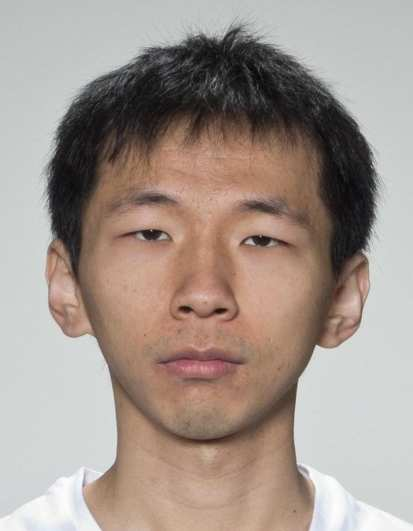
#> input picture bonafide/BONAFIDEA/005_n_m_c.jpg, 413 x 531 px, found by its file name; its folder holds only this picture in this run
$ jupyter execute --allow-errors face_bovw.ipynb   (shell and % lines are left out)
#> lines starting #> are read from the running program, lines starting #| are printed output that depends on the picture
[cell 1]
from google.colab import drive
#> (the rest of this cell did not finish here and is left out)

[cell 2]
import os

import pandas as pd
import numpy as np

import cv2
import matplotlib.pyplot as plt
import seaborn as sns

from sklearn.model_selection import train_test_split
from sklearn.cluster import KMeans

from sklearn.metrics import confusion_matrix

[cell 3]
### defining some parameters.

class config:
    CDNN_SHAPE = (400, 400) ### the shape of input images for DCNN
    TRAINING_SET_SIZE = 400 ### number of training samples
    TESTING_SET_SIZE = 400 ### number of testing samples
    VALIDATION_SET_SIZE = 100 ### number of validation samples
    N_CLUSTER = 50 ### NUMBER OF VISUAL WORDS  *OR*  NUMBER OF FEATURES  *OR*  number of clusters

[cell 4]
path_dataset = '/content/drive/MyDrive/NEW_DATASET'
#path_dataset = '/content/drive/MyDrive/projects/estee/NEW_DATASET' ### soheil

b_images = os.listdir(path_dataset+'/BONAFIDEA') ### get all of `bonafide` files name
#> (the rest of this cell did not finish here and is left out)

[cell 5]
### showing one Bonafide image with and without keypoints
sift = cv2.SIFT_create()
img = cv2.imread(path_dataset+"/BONAFIDEA/"+b_images[0])
#> img is the input picture: shape (531, 413, 3); mean B, G, R 141.6, 149.9, 163.3
img = cv2.cvtColor(img, cv2.COLOR_BGR2RGB)
k, des = sift.detectAndCompute(img,None)
#> k = 374 keypoints; strongest (x, y, size): (105, 134, 74.7), (72, 183, 43), (262, 240, 9.2), (237, 86, 75.3)
plt.figure()
plt.imshow(img)
plt.show()
img = cv2.drawKeypoints(img, k, img)
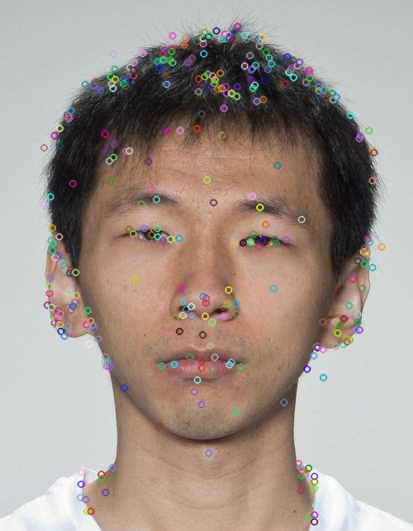
#> img: shape (531, 413, 3); mean R, G, B 163.4, 150.5, 142.4
plt.imshow(img)
plt.show()


$ run again, on bonafide/BONAFIDEA/044_n_m_c.jpg
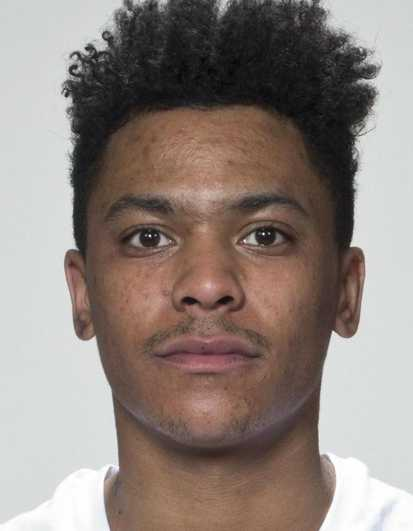
#> input picture bonafide/BONAFIDEA/044_n_m_c.jpg, 413 x 531 px, found by its file name
#> img is the input picture: shape (531, 413, 3); mean B, G, R 125.6, 131.8, 143.8
#> k = 394 keypoints; strongest (x, y, size): (66, 95, 2.6), (333, 332, 2), (89, 48, 5.2), (86, 48, 2.6)
#> `img = cv2.drawKeypoints(img, k, img)`:
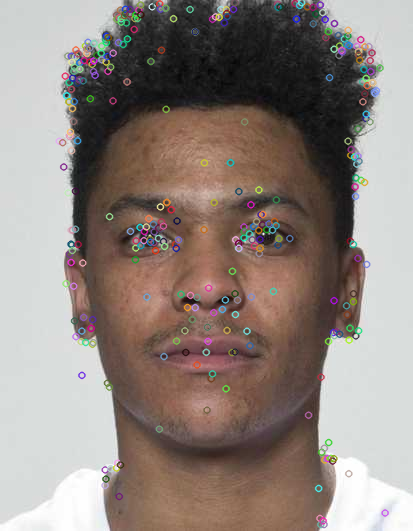
#> img: shape (531, 413, 3); mean R, G, B 144.2, 132.5, 126.5

$ run again, on bonafide/BONAFIDEA/121_n_m_c.jpg
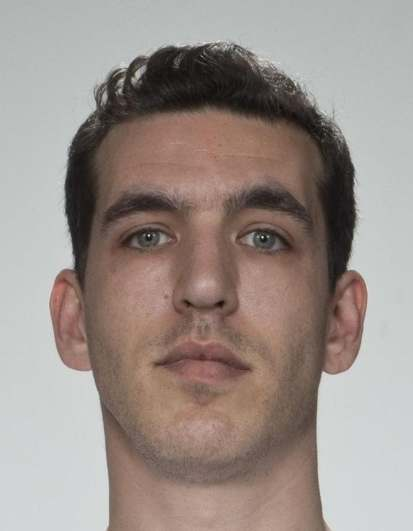
#> input picture bonafide/BONAFIDEA/121_n_m_c.jpg, 413 x 531 px, found by its file name
#> img is the input picture: shape (531, 413, 3); mean B, G, R 137.9, 143.6, 155
#> k = 272 keypoints; strongest (x, y, size): (194, 81, 58.5), (138, 74, 5.3), (121, 81, 4.1), (120, 91, 3)
#> `img = cv2.drawKeypoints(img, k, img)`:
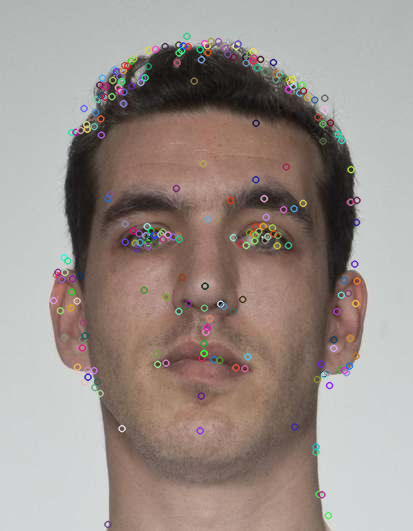
#> img: shape (531, 413, 3); mean R, G, B 155.3, 144.1, 138.7

$ run again, on bonafide/BONAFIDEA/129_n_f_c.jpg
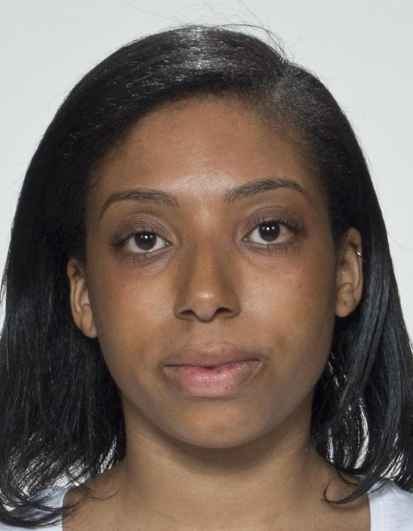
#> input picture bonafide/BONAFIDEA/129_n_f_c.jpg, 413 x 531 px, found by its file name
#> img is the input picture: shape (531, 413, 3); mean B, G, R 93.6, 102.7, 116.8
#> k = 523 keypoints; strongest (x, y, size): (77, 484, 2.3), (9, 508, 4), (358, 464, 4.8), (366, 442, 3.7)
#> `img = cv2.drawKeypoints(img, k, img)`:
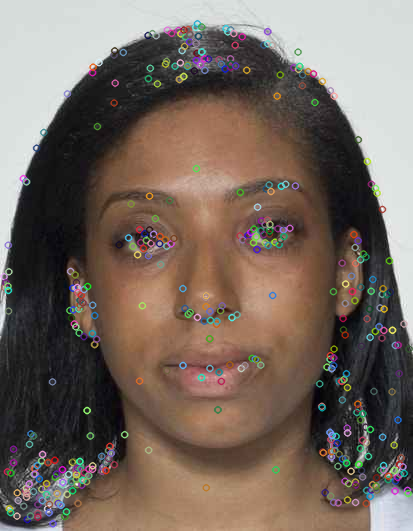
#> img: shape (531, 413, 3); mean R, G, B 118.5, 104.9, 95.7

$ run again, on bonafide/BONAFIDEA/012_n_m_c.jpg
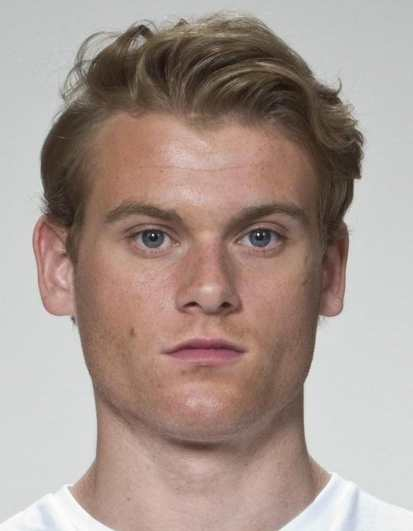
#> input picture bonafide/BONAFIDEA/012_n_m_c.jpg, 413 x 531 px, found by its file name
#> img is the input picture: shape (531, 413, 3); mean B, G, R 144.2, 151.9, 168.4
#> k = 373 keypoints; strongest (x, y, size): (331, 155, 50.9), (130, 75, 59.7), (193, 304, 4.2), (143, 30, 7.9)
#> `img = cv2.drawKeypoints(img, k, img)`:
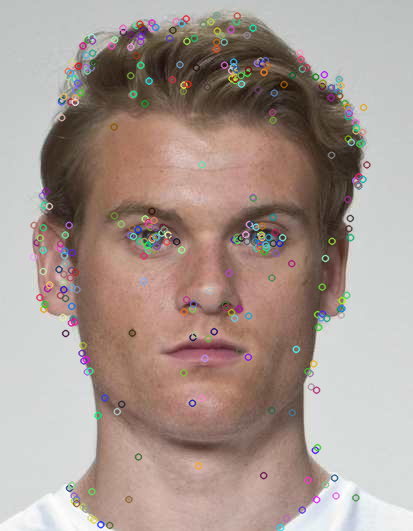
#> img: shape (531, 413, 3); mean R, G, B 167.9, 152, 144.6
